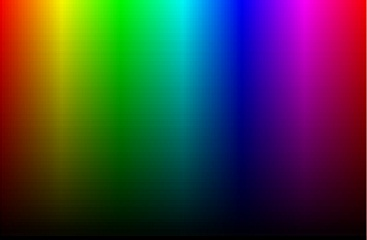
#> input picture imageprocess/color/colorruler.jpg, 367 x 240 px, found by its file name
$ python cvtest.py
#> lines starting #> are read from the running program, lines starting #| are printed output that depends on the picture; after the words box and inside, x2 and y2 are one past the last pixel; in counts of white or black regions, pixels touching at a corner belong together; long printed decimals are rounded
# -*- coding: utf-8 -*-
'''
Created on 2013-12-8

@author: GroundMelon
'''
import cv2
import numpy as np
from matplotlib import pyplot as plt


wincount = 0

def win(*img_list):
    global wincount
    for img in img_list:
        cv2.imshow('win%d'%wincount,img)
        wincount += 1

if __name__ =='__main__':
    #------ Main  ------
    print('OpenCV is %soptimized'%('' if cv2.useOptimized() else 'not '))

    img_name = r'color\colorruler.jpg'
    img = cv2.imread(r'F:\Workplace\GroundStation\imageprocess\%s'%img_name,cv2.IMREAD_COLOR)
#> img is the input picture: shape (240, 367, 3); mean B, G, R 62.3, 61.6, 62.7

    s = img.tostring()

    newimg = np.ndarray(shape=img.shape, dtype=img.dtype,buffer = s)
    cv2.imshow('',newimg)
    cv2.waitKey(0)

    # [37 lines of commented-out code are left out]
    hsv = cv2.cvtColor(newimg, cv2.COLOR_BGR2HSV)
#> hsv: shape (240, 367, 3); mean H, S, V 88.5, 251.3, 124.5
    mask = cv2.inRange(hsv, np.array([119,50,50]), np.array([121,255,255]))
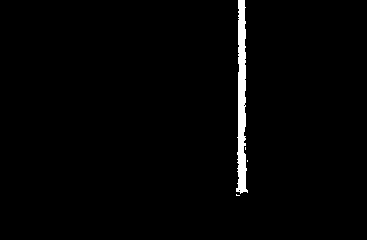
#> mask: shape (240, 367); 1.7% white; 4 white regions (3 under 20 px), largest, box (x1, y1, x2, y2) and area: (236, 0, 248, 194) 1455
    mask = cv2.medianBlur(mask, 5)
#> mask: shape (240, 367); 1.7% white; 1 white region, box (x1, y1, x2, y2) and area: (236, 0, 247, 193) 1455

    cv2.imshow('',mask)
    cv2.waitKey(0)
    rtn = cv2.moments(mask)
#> rtn = moments, m00 371025, centre m10/m00, m01/m00 = (241.3, 97.67)
    m10 = rtn['m10']
#> m10 = 89533050
    m01 = rtn['m01']
#> m01 = 36236775
    m00 = rtn['m00']
#> m00 = 371025
    print('%f,%f'%(m10/m00, m01/m00))
#| 241.313,97.667

    cv2.waitKey(0)
    cv2.destroyAllWindows()
    #raw_input('Press any key to continue...')
